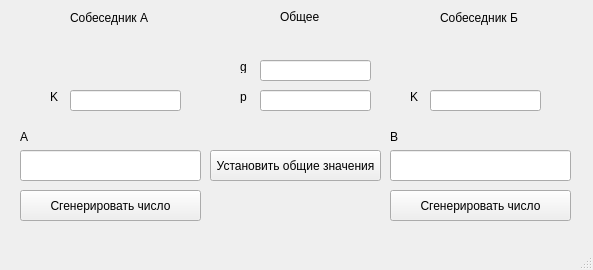
<?xml version="1.0" encoding="UTF-8"?>
<ui version="4.0">
 <class>MainWindow</class>
 <widget class="QMainWindow" name="MainWindow">
  <property name="geometry">
   <rect>
    <x>0</x>
    <y>0</y>
    <width>593</width>
    <height>270</height>
   </rect>
  </property>
  <property name="windowTitle">
   <string>MainWindow</string>
  </property>
  <widget class="QWidget" name="centralwidget">
   <widget class="QPushButton" name="genA">
    <property name="geometry">
     <rect>
      <x>20</x>
      <y>190</y>
      <width>181</width>
      <height>31</height>
     </rect>
    </property>
    <property name="text">
     <string>Сгенерировать число</string>
    </property>
   </widget>
   <widget class="QPushButton" name="genB">
    <property name="geometry">
     <rect>
      <x>390</x>
      <y>190</y>
      <width>181</width>
      <height>31</height>
     </rect>
    </property>
    <property name="text">
     <string>Сгенерировать число</string>
    </property>
   </widget>
   <widget class="QLineEdit" name="generation_A">
    <property name="geometry">
     <rect>
      <x>20</x>
      <y>150</y>
      <width>181</width>
      <height>31</height>
     </rect>
    </property>
   </widget>
   <widget class="QLineEdit" name="generation_B">
    <property name="geometry">
     <rect>
      <x>390</x>
      <y>150</y>
      <width>181</width>
      <height>31</height>
     </rect>
    </property>
   </widget>
   <widget class="QLabel" name="label">
    <property name="geometry">
     <rect>
      <x>70</x>
      <y>10</y>
      <width>121</width>
      <height>16</height>
     </rect>
    </property>
    <property name="text">
     <string>Собеседник А</string>
    </property>
   </widget>
   <widget class="QLabel" name="label_2">
    <property name="geometry">
     <rect>
      <x>440</x>
      <y>10</y>
      <width>121</width>
      <height>16</height>
     </rect>
    </property>
    <property name="text">
     <string>Собеседник Б</string>
    </property>
   </widget>
   <widget class="QLabel" name="label_3">
    <property name="geometry">
     <rect>
      <x>280</x>
      <y>10</y>
      <width>47</width>
      <height>13</height>
     </rect>
    </property>
    <property name="text">
     <string>Общее</string>
    </property>
   </widget>
   <widget class="QLabel" name="label_4">
    <property name="geometry">
     <rect>
      <x>240</x>
      <y>60</y>
      <width>47</width>
      <height>13</height>
     </rect>
    </property>
    <property name="text">
     <string>g</string>
    </property>
   </widget>
   <widget class="QLabel" name="label_5">
    <property name="geometry">
     <rect>
      <x>240</x>
      <y>90</y>
      <width>47</width>
      <height>13</height>
     </rect>
    </property>
    <property name="text">
     <string>p</string>
    </property>
   </widget>
   <widget class="QLineEdit" name="World_g">
    <property name="geometry">
     <rect>
      <x>260</x>
      <y>60</y>
      <width>111</width>
      <height>21</height>
     </rect>
    </property>
   </widget>
   <widget class="QLineEdit" name="World_p">
    <property name="geometry">
     <rect>
      <x>260</x>
      <y>90</y>
      <width>111</width>
      <height>21</height>
     </rect>
    </property>
   </widget>
   <widget class="QPushButton" name="setWorld">
    <property name="geometry">
     <rect>
      <x>210</x>
      <y>150</y>
      <width>171</width>
      <height>31</height>
     </rect>
    </property>
    <property name="text">
     <string>Установить общие значения</string>
    </property>
   </widget>
   <widget class="QLineEdit" name="B_K">
    <property name="geometry">
     <rect>
      <x>430</x>
      <y>90</y>
      <width>111</width>
      <height>21</height>
     </rect>
    </property>
   </widget>
   <widget class="QLabel" name="label_6">
    <property name="geometry">
     <rect>
      <x>390</x>
      <y>130</y>
      <width>47</width>
      <height>13</height>
     </rect>
    </property>
    <property name="text">
     <string>B</string>
    </property>
   </widget>
   <widget class="QLabel" name="label_7">
    <property name="geometry">
     <rect>
      <x>410</x>
      <y>90</y>
      <width>47</width>
      <height>13</height>
     </rect>
    </property>
    <property name="text">
     <string>K</string>
    </property>
   </widget>
   <widget class="QLineEdit" name="A_K">
    <property name="geometry">
     <rect>
      <x>70</x>
      <y>90</y>
      <width>111</width>
      <height>21</height>
     </rect>
    </property>
   </widget>
   <widget class="QLabel" name="label_8">
    <property name="geometry">
     <rect>
      <x>20</x>
      <y>130</y>
      <width>47</width>
      <height>13</height>
     </rect>
    </property>
    <property name="text">
     <string>А</string>
    </property>
   </widget>
   <widget class="QLabel" name="label_9">
    <property name="geometry">
     <rect>
      <x>50</x>
      <y>90</y>
      <width>47</width>
      <height>13</height>
     </rect>
    </property>
    <property name="text">
     <string>K</string>
    </property>
   </widget>
  </widget>
  <widget class="QMenuBar" name="menubar">
   <property name="geometry">
    <rect>
     <x>0</x>
     <y>0</y>
     <width>593</width>
     <height>20</height>
    </rect>
   </property>
  </widget>
  <widget class="QStatusBar" name="statusbar"/>
 </widget>
 <resources/>
 <connections/>
</ui>
